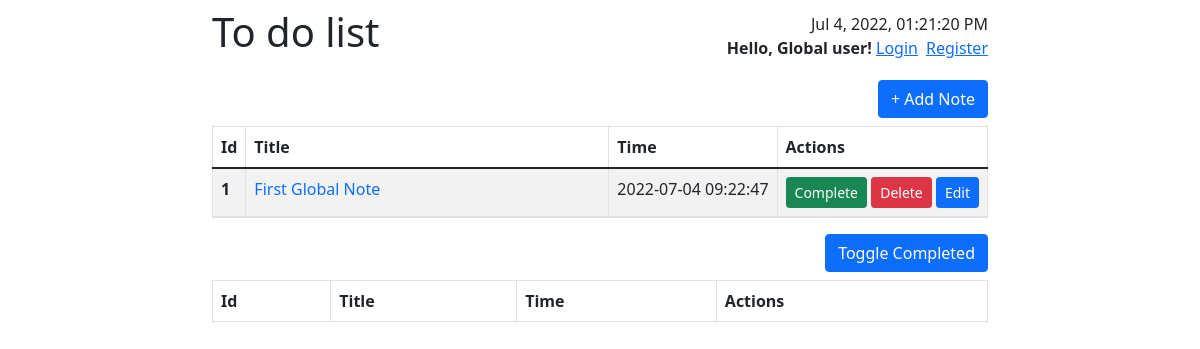
The page / on the database its author committed.
### tables this page shows
CREATE TABLE "todos" (
	"id"	INTEGER NOT NULL UNIQUE,
	"title"	TEXT NOT NULL,
	"body"	TEXT,
	"completed"	INTEGER NOT NULL DEFAULT 0,
	"deleted"	INTEGER NOT NULL DEFAULT 0,
	"createdAt"	DATETIME DEFAULT CURRENT_TIMESTAMP,
	"username"	TEXT NOT NULL,
	PRIMARY KEY("id" AUTOINCREMENT)
);

### config.php (called while the page is built)
<?php
return array(
    "global_username" => "I am Global",
);

### index.php (the view, shortened to what this page needs)
<?php
$conf = include($_SERVER["DOCUMENT_ROOT"] . '/config.php');
require_once("views/template/header.php");
?>
<button type='button' class='btn btn-primary align-self-end mb-2' data-bs-toggle="modal" data-bs-target='#addModal'>+ Add Note</button>
<table class="table table-striped table-bordered table-todo">
    <thead>
        <tr>
            <th scope="col">Id</th>
            <th scope="col">Title</th>
            <th scope="col">Time</th>
            <th scope="col">Actions</th>
        </tr>
    </thead>
    <tbody>
        <?php
        $db = new SQLite3("todo.db");
        $username = $_SESSION['user'] ?? $conf['global_username'];
        $result = $db->query("SELECT * FROM todos WHERE completed = 0 AND deleted = 0 AND username = '$username' ORDER BY createdAt DESC");
        while ($row = $result->fetchArray(SQLITE3_ASSOC)) {
            $body = $row['body'] !== "" ? $row['body'] : 'Empty content!';
            echo "<tr>";
            echo "<th style='width:4%;'>" . $row['id'] . "</th>";
            echo "<td><a href='#id-{$row['id']}' style='text-decoration:none;' data-bs-toggle='collapse' role='button'>{$row['title']}</a></td>";
            echo "<td style='width:1%;white-space:nowrap;'>" . $row['createdAt'] . "</td>";
            echo "<td style='width:1%;white-space:nowrap;'>
                            <button type='button' class='btn btn-success btn-sm btn-complete' data-note-id='{$row['id']}'>Complete</button>
                            <button type='button' class='btn btn-danger btn-sm' data-bs-toggle='modal' data-bs-target='#deleteModal' data-note-id='{$row['id']}'>Delete</button>
                            <button type='button' class='btn btn-primary btn-sm' data-bs-toggle='modal' data-bs-target='#editModal' data-note-id='{$row['id']}' data-title='{$row['title']}' data-body='{$row['body']}'>Edit</button>
                        </td>";
            echo "</tr>";
            echo "<tr>";
            echo "<td colspan='4' style='padding:0 !important;'>
                            <div class='collapse' id='id-{$row['id']}'><p class='px-2 pt-2'>{$body}</p></div>
                        </td>";
            echo "</tr>";
        };
        ?>
    </tbody>
</table>
<button class="btn btn-primary btn__completed-toggle align-self-end mb-2">Toggle Completed</button>
<table class="table table-striped table-bordered table-completed">
    <thead>
        <tr>
            <th scope="col">Id</th>
            <th scope="col">Title</th>
            <th scope="col">Time</th>
            <th scope="col">Actions</th>
        </tr>
    </thead>
</table>
<?php require_once("views/template/footer.php") ?>

### rows shown on the page
todos: id "1", title "First Global Note", createdAt "2022-07-04 09:22:47"
